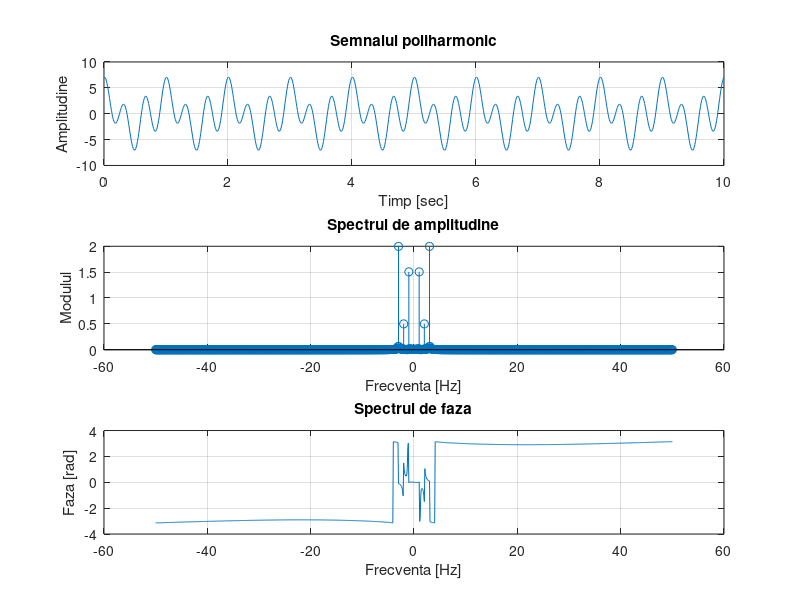

Write MATLAB code to recreate this figure.
% Definirea semnalului dat de profesor
Ts = 0.01; % Pasul de eșantionare
T = 10; % Durata semnalului
t = 0:Ts:T; % Vectorul timp
y = 3 * cos(2 * pi * t) + sin(4 * pi * t) + 4 * cos(6 * pi * t); % Semnalul poliharmonic

% Afisarea semnalului
subplot(311);
plot(t, y);
title('Semnalul poliharmonic');
xlabel('Timp [sec]');
ylabel('Amplitudine');
grid on;

% Calculul spectrului
df = 1 / T; % Rezoluția frecvenței
Fm = 1 / Ts; % Frecvența maximă Nyquist
len = length(t);
f = -Fm / 2:df:Fm / 2;
x = fft(y) / len;
xs = fftshift(x);
A = abs(xs);

% Afisarea spectrului de amplitudine
subplot(312);
stem(f, A);
title('Spectrul de amplitudine');
xlabel('Frecventa [Hz]');
ylabel('Modulul');
grid on;

% Calculul și afișarea spectrului de fază
Re = real(xs);
Im = imag(xs);
phi = atan2(Im, Re);

subplot(313);
plot(f, phi);
title('Spectrul de faza');
xlabel('Frecventa [Hz]');
ylabel('Faza [rad]');
grid on;

